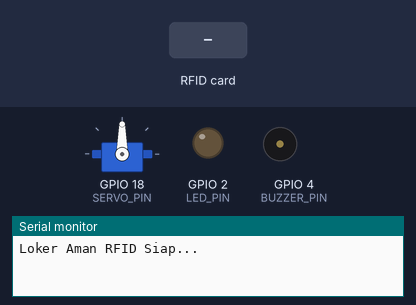
Recording of a sketch running on a simulated ESP32. Shown: servo, output pins drawn as LEDs (lit = HIGH), buzzer (waves = sounding), the last lines printed to the serial monitor. Inputs (shaded band) come from the test bench.

Above: at 1.2 s.
1.3 s: RFID card 82 1E 8B 3F held to the reader
At 2.2 s:
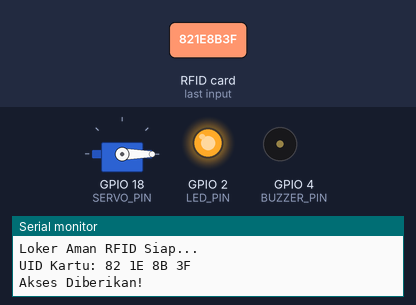
At 7.2 s:
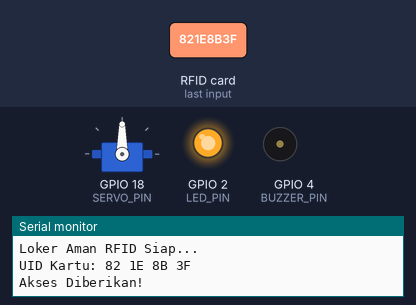
Timing chart, 0 to 9.0 s (numbered marks = the images above; inputs shaded):
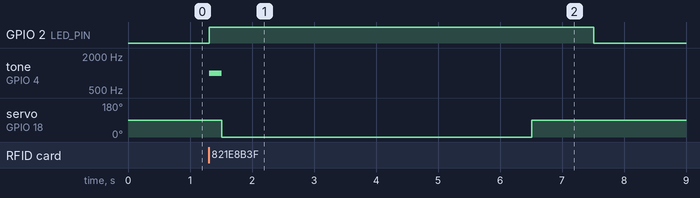

Measured:
- after the input at 1.3 s, GPIO 2 (LED_PIN): LOW → HIGH at once, → LOW 6.2 s later; tone on GPIO 4 (BUZZER_PIN): silent → 1000 Hz at once, → silent 0.20 s later; servo on GPIO 18 (SERVO_PIN): 90° → 0° after 0.21 s, → 90° 5.0 s later

The sketch:

brankasrfid.ino
```cpp
#include <ESP32Servo.h>
#include <SPI.h>
#include <MFRC522.h>

// --- Konstanta Pin ---
#define RST_PIN       6
#define SS_PIN        10
#define LED_PIN       2
#define BUZZER_PIN    4
#define SERVO_PIN     18

// --- Inisialisasi Komponen ---
MFRC522 mfrc522(SS_PIN, RST_PIN);
Servo myservo;

// --- UID Kartu yang Diizinkan ---
byte allowedUIDs[3][4] = {
  {0x82, 0x1E, 0x8B, 0x3F},
  {0x89, 0x62, 0xD1, 0xB9},
  {0x62, 0xDD, 0xB8, 0x7C}
};
const int numAllowedUIDs = 3;

// --- Setup Awal ---
void setup() {
  Serial.begin(115200);
  SPI.begin();
  mfrc522.PCD_Init();

  myservo.attach(SERVO_PIN, 1000, 2000);
  myservo.write(90); // Posisi awal = tertutup

  pinMode(LED_PIN, OUTPUT);
  pinMode(BUZZER_PIN, OUTPUT);

  Serial.println("Loker Aman RFID Siap...");
}

// --- Fungsi Mengecek UID ---
bool isAuthorizedCard(byte *uid, byte size) {
  if (size != 4) return false;
  for (int i = 0; i < numAllowedUIDs; i++) {
    bool match = true;
    for (int j = 0; j < 4; j++) {
      if (uid[j] != allowedUIDs[i][j]) {
        match = false;
        break;
      }
    }
    if (match) return true;
  }
  return false;
}

// --- Loop Utama ---
void loop() {
  if (!mfrc522.PICC_IsNewCardPresent() || !mfrc522.PICC_ReadCardSerial()) {
    return;
  }

  Serial.print("UID Kartu:");
  for (byte i = 0; i < mfrc522.uid.size; i++) {
    Serial.print(mfrc522.uid.uidByte[i] < 0x10 ? " 0" : " ");
    Serial.print(mfrc522.uid.uidByte[i], HEX);
  }
  Serial.println();

  if (isAuthorizedCard(mfrc522.uid.uidByte, mfrc522.uid.size)) {
    // --- Akses Diberikan ---
    Serial.println("Akses Diberikan!");
    digitalWrite(LED_PIN, HIGH);
    tone(BUZZER_PIN, 1000);
    delay(200);
    noTone(BUZZER_PIN);

    myservo.write(0);  // Buka loker
    delay(5000);       // Tunggu 5 detik

    myservo.write(90); // Tutup loker
    delay(1000);       // Tunggu hingga servo selesai

    digitalWrite(LED_PIN, LOW);
    Serial.println("Loker Tertutup, Siap...");
  } else {
    // --- Akses Ditolak ---
    Serial.println("Akses Ditolak!");
    digitalWrite(LED_PIN, LOW);
    tone(BUZZER_PIN, 500);
    delay(500);
    noTone(BUZZER_PIN);
  }

  // Stop komunikasi kartu
  mfrc522.PICC_HaltA();
  mfrc522.PCD_StopCrypto1();
}
```
